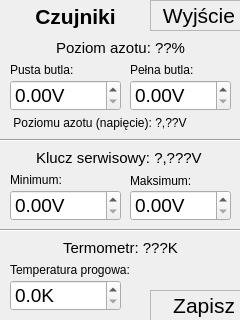
<ui version="4.0" >
 <class>sensorScreen</class>
 <widget class="QMainWindow" name="sensorScreen" >
  <property name="geometry" >
   <rect>
    <x>0</x>
    <y>0</y>
    <width>240</width>
    <height>320</height>
   </rect>
  </property>
  <property name="windowTitle" >
   <string>Okno Zabiegu</string>
  </property>
  <widget class="QWidget" name="centralwidget" >
   <property name="geometry" >
    <rect>
     <x>0</x>
     <y>0</y>
     <width>240</width>
     <height>320</height>
    </rect>
   </property>
   <widget class="QLabel" name="selectLabel" >
    <property name="geometry" >
     <rect>
      <x>150</x>
      <y>290</y>
      <width>91</width>
      <height>31</height>
     </rect>
    </property>
    <property name="font" >
     <font>
      <pointsize>16</pointsize>
     </font>
    </property>
    <property name="focusPolicy" >
     <enum>Qt::NoFocus</enum>
    </property>
    <property name="frameShape" >
     <enum>QFrame::StyledPanel</enum>
    </property>
    <property name="text" >
     <string>Zapisz</string>
    </property>
    <property name="alignment" >
     <set>Qt::AlignRight|Qt::AlignTrailing|Qt::AlignVCenter</set>
    </property>
   </widget>
   <widget class="QLabel" name="backLabel" >
    <property name="geometry" >
     <rect>
      <x>150</x>
      <y>0</y>
      <width>91</width>
      <height>31</height>
     </rect>
    </property>
    <property name="font" >
     <font>
      <pointsize>16</pointsize>
     </font>
    </property>
    <property name="focusPolicy" >
     <enum>Qt::NoFocus</enum>
    </property>
    <property name="frameShape" >
     <enum>QFrame::StyledPanel</enum>
    </property>
    <property name="frameShadow" >
     <enum>QFrame::Plain</enum>
    </property>
    <property name="lineWidth" >
     <number>1</number>
    </property>
    <property name="midLineWidth" >
     <number>0</number>
    </property>
    <property name="text" >
     <string>Wyjście</string>
    </property>
    <property name="scaledContents" >
     <bool>false</bool>
    </property>
    <property name="alignment" >
     <set>Qt::AlignRight|Qt::AlignTrailing|Qt::AlignVCenter</set>
    </property>
   </widget>
   <widget class="QWidget" name="layoutWidget" >
    <property name="geometry" >
     <rect>
      <x>10</x>
      <y>36</y>
      <width>221</width>
      <height>24</height>
     </rect>
    </property>
    <layout class="QHBoxLayout" name="horizontalLayout" >
     <item>
      <spacer name="horizontalSpacer_6" >
       <property name="orientation" >
        <enum>Qt::Horizontal</enum>
       </property>
       <property name="sizeHint" stdset="0" >
        <size>
         <width>38</width>
         <height>17</height>
        </size>
       </property>
      </spacer>
     </item>
     <item>
      <widget class="QLabel" name="levellabel" >
       <property name="font" >
        <font>
         <pointsize>11</pointsize>
        </font>
       </property>
       <property name="text" >
        <string>Poziom azotu: ??%</string>
       </property>
      </widget>
     </item>
     <item>
      <spacer name="horizontalSpacer_3" >
       <property name="orientation" >
        <enum>Qt::Horizontal</enum>
       </property>
       <property name="sizeHint" stdset="0" >
        <size>
         <width>40</width>
         <height>17</height>
        </size>
       </property>
      </spacer>
     </item>
    </layout>
   </widget>
   <widget class="QWidget" name="layoutWidget" >
    <property name="geometry" >
     <rect>
      <x>0</x>
      <y>0</y>
      <width>151</width>
      <height>32</height>
     </rect>
    </property>
    <layout class="QHBoxLayout" name="horizontalLayout_4" >
     <item>
      <spacer name="horizontalSpacer_4" >
       <property name="orientation" >
        <enum>Qt::Horizontal</enum>
       </property>
       <property name="sizeHint" stdset="0" >
        <size>
         <width>23</width>
         <height>18</height>
        </size>
       </property>
      </spacer>
     </item>
     <item>
      <widget class="QLabel" name="menuNameLabel" >
       <property name="font" >
        <font>
         <pointsize>16</pointsize>
         <weight>75</weight>
         <bold>true</bold>
        </font>
       </property>
       <property name="text" >
        <string>Czujniki</string>
       </property>
       <property name="alignment" >
        <set>Qt::AlignCenter</set>
       </property>
      </widget>
     </item>
     <item>
      <spacer name="horizontalSpacer_5" >
       <property name="orientation" >
        <enum>Qt::Horizontal</enum>
       </property>
       <property name="sizeHint" stdset="0" >
        <size>
         <width>28</width>
         <height>17</height>
        </size>
       </property>
      </spacer>
     </item>
    </layout>
   </widget>
   <widget class="QDoubleSpinBox" name="emptyBottleEdit" >
    <property name="geometry" >
     <rect>
      <x>10</x>
      <y>80</y>
      <width>111</width>
      <height>31</height>
     </rect>
    </property>
    <property name="font" >
     <font>
      <pointsize>14</pointsize>
     </font>
    </property>
    <property name="suffix" >
     <string>V</string>
    </property>
    <property name="maximum" >
     <double>2.500000000000000</double>
    </property>
    <property name="singleStep" >
     <double>0.010000000000000</double>
    </property>
   </widget>
   <widget class="QWidget" name="layoutWidget_2" >
    <property name="geometry" >
     <rect>
      <x>10</x>
      <y>60</y>
      <width>111</width>
      <height>20</height>
     </rect>
    </property>
    <layout class="QHBoxLayout" name="horizontalLayout_2" >
     <item>
      <widget class="QLabel" name="emptyBottleLabel" >
       <property name="text" >
        <string>Pusta butla:</string>
       </property>
      </widget>
     </item>
     <item>
      <spacer name="horizontalSpacer_3" >
       <property name="orientation" >
        <enum>Qt::Horizontal</enum>
       </property>
       <property name="sizeHint" stdset="0" >
        <size>
         <width>40</width>
         <height>17</height>
        </size>
       </property>
      </spacer>
     </item>
    </layout>
   </widget>
   <widget class="QWidget" name="layoutWidget_3" >
    <property name="geometry" >
     <rect>
      <x>130</x>
      <y>60</y>
      <width>101</width>
      <height>20</height>
     </rect>
    </property>
    <layout class="QHBoxLayout" name="horizontalLayout_5" >
     <item>
      <widget class="QLabel" name="fullBottleLabel" >
       <property name="text" >
        <string>Pełna butla:</string>
       </property>
      </widget>
     </item>
     <item>
      <spacer name="horizontalSpacer_3" >
       <property name="orientation" >
        <enum>Qt::Horizontal</enum>
       </property>
       <property name="sizeHint" stdset="0" >
        <size>
         <width>40</width>
         <height>17</height>
        </size>
       </property>
      </spacer>
     </item>
    </layout>
   </widget>
   <widget class="QDoubleSpinBox" name="fullBottleEdit" >
    <property name="geometry" >
     <rect>
      <x>130</x>
      <y>80</y>
      <width>101</width>
      <height>31</height>
     </rect>
    </property>
    <property name="font" >
     <font>
      <pointsize>14</pointsize>
     </font>
    </property>
    <property name="suffix" >
     <string>V</string>
    </property>
    <property name="maximum" >
     <double>2.500000000000000</double>
    </property>
    <property name="singleStep" >
     <double>0.010000000000000</double>
    </property>
   </widget>
   <widget class="Line" name="line" >
    <property name="geometry" >
     <rect>
      <x>0</x>
      <y>130</y>
      <width>241</width>
      <height>20</height>
     </rect>
    </property>
    <property name="orientation" >
     <enum>Qt::Horizontal</enum>
    </property>
   </widget>
   <widget class="QWidget" name="layoutWidget_4" >
    <property name="geometry" >
     <rect>
      <x>10</x>
      <y>170</y>
      <width>111</width>
      <height>20</height>
     </rect>
    </property>
    <layout class="QHBoxLayout" name="horizontalLayout_9" >
     <item>
      <widget class="QLabel" name="serviceKeyMinLabel" >
       <property name="text" >
        <string>Minimum:</string>
       </property>
      </widget>
     </item>
     <item>
      <spacer name="horizontalSpacer_3" >
       <property name="orientation" >
        <enum>Qt::Horizontal</enum>
       </property>
       <property name="sizeHint" stdset="0" >
        <size>
         <width>40</width>
         <height>17</height>
        </size>
       </property>
      </spacer>
     </item>
    </layout>
   </widget>
   <widget class="QDoubleSpinBox" name="serviceKeyMinEdit" >
    <property name="geometry" >
     <rect>
      <x>10</x>
      <y>190</y>
      <width>111</width>
      <height>31</height>
     </rect>
    </property>
    <property name="font" >
     <font>
      <pointsize>14</pointsize>
     </font>
    </property>
    <property name="suffix" >
     <string>V</string>
    </property>
    <property name="maximum" >
     <double>2.500000000000000</double>
    </property>
    <property name="singleStep" >
     <double>0.010000000000000</double>
    </property>
   </widget>
   <widget class="QDoubleSpinBox" name="serviceKeyMaxEdit" >
    <property name="geometry" >
     <rect>
      <x>130</x>
      <y>190</y>
      <width>101</width>
      <height>31</height>
     </rect>
    </property>
    <property name="font" >
     <font>
      <pointsize>14</pointsize>
     </font>
    </property>
    <property name="suffix" >
     <string>V</string>
    </property>
    <property name="maximum" >
     <double>2.500000000000000</double>
    </property>
    <property name="singleStep" >
     <double>0.010000000000000</double>
    </property>
   </widget>
   <widget class="QWidget" name="layoutWidget_5" >
    <property name="geometry" >
     <rect>
      <x>10</x>
      <y>146</y>
      <width>221</width>
      <height>24</height>
     </rect>
    </property>
    <layout class="QHBoxLayout" name="horizontalLayout_10" >
     <item>
      <spacer name="horizontalSpacer_6" >
       <property name="orientation" >
        <enum>Qt::Horizontal</enum>
       </property>
       <property name="sizeHint" stdset="0" >
        <size>
         <width>38</width>
         <height>17</height>
        </size>
       </property>
      </spacer>
     </item>
     <item>
      <widget class="QLabel" name="serviceKeyLabel" >
       <property name="font" >
        <font>
         <pointsize>11</pointsize>
        </font>
       </property>
       <property name="text" >
        <string>Klucz serwisowy: ?,???V</string>
       </property>
      </widget>
     </item>
     <item>
      <spacer name="horizontalSpacer_3" >
       <property name="orientation" >
        <enum>Qt::Horizontal</enum>
       </property>
       <property name="sizeHint" stdset="0" >
        <size>
         <width>40</width>
         <height>17</height>
        </size>
       </property>
      </spacer>
     </item>
    </layout>
   </widget>
   <widget class="QWidget" name="layoutWidget_6" >
    <property name="geometry" >
     <rect>
      <x>10</x>
      <y>112</y>
      <width>221</width>
      <height>21</height>
     </rect>
    </property>
    <layout class="QHBoxLayout" name="horizontalLayout_11" >
     <item>
      <widget class="QLabel" name="levelVoltageLabel" >
       <property name="text" >
        <string> Poziomu azotu (napięcie): ?,??V</string>
       </property>
      </widget>
     </item>
     <item>
      <spacer name="horizontalSpacer_3" >
       <property name="orientation" >
        <enum>Qt::Horizontal</enum>
       </property>
       <property name="sizeHint" stdset="0" >
        <size>
         <width>40</width>
         <height>17</height>
        </size>
       </property>
      </spacer>
     </item>
    </layout>
   </widget>
   <widget class="Line" name="line_2" >
    <property name="geometry" >
     <rect>
      <x>0</x>
      <y>220</y>
      <width>241</width>
      <height>20</height>
     </rect>
    </property>
    <property name="orientation" >
     <enum>Qt::Horizontal</enum>
    </property>
   </widget>
   <widget class="QWidget" name="layoutWidget_7" >
    <property name="geometry" >
     <rect>
      <x>10</x>
      <y>236</y>
      <width>221</width>
      <height>24</height>
     </rect>
    </property>
    <layout class="QHBoxLayout" name="horizontalLayout_12" >
     <item>
      <spacer name="horizontalSpacer_6" >
       <property name="orientation" >
        <enum>Qt::Horizontal</enum>
       </property>
       <property name="sizeHint" stdset="0" >
        <size>
         <width>38</width>
         <height>17</height>
        </size>
       </property>
      </spacer>
     </item>
     <item>
      <widget class="QLabel" name="temperatureLabel" >
       <property name="font" >
        <font>
         <pointsize>11</pointsize>
        </font>
       </property>
       <property name="text" >
        <string>Termometr: ???K</string>
       </property>
      </widget>
     </item>
     <item>
      <spacer name="horizontalSpacer_3" >
       <property name="orientation" >
        <enum>Qt::Horizontal</enum>
       </property>
       <property name="sizeHint" stdset="0" >
        <size>
         <width>40</width>
         <height>17</height>
        </size>
       </property>
      </spacer>
     </item>
    </layout>
   </widget>
   <widget class="QDoubleSpinBox" name="temperatureThresholdEdit" >
    <property name="geometry" >
     <rect>
      <x>10</x>
      <y>280</y>
      <width>111</width>
      <height>31</height>
     </rect>
    </property>
    <property name="font" >
     <font>
      <pointsize>14</pointsize>
     </font>
    </property>
    <property name="suffix" >
     <string>K</string>
    </property>
    <property name="decimals" >
     <number>1</number>
    </property>
    <property name="maximum" >
     <double>200.000000000000000</double>
    </property>
    <property name="singleStep" >
     <double>0.100000000000000</double>
    </property>
   </widget>
   <widget class="QWidget" name="layoutWidget_8" >
    <property name="geometry" >
     <rect>
      <x>10</x>
      <y>260</y>
      <width>221</width>
      <height>20</height>
     </rect>
    </property>
    <layout class="QHBoxLayout" name="horizontalLayout_13" >
     <item>
      <widget class="QLabel" name="TemperatureThresholdLabel" >
       <property name="text" >
        <string>Temperatura progowa:</string>
       </property>
      </widget>
     </item>
     <item>
      <spacer name="horizontalSpacer_3" >
       <property name="orientation" >
        <enum>Qt::Horizontal</enum>
       </property>
       <property name="sizeHint" stdset="0" >
        <size>
         <width>40</width>
         <height>17</height>
        </size>
       </property>
      </spacer>
     </item>
    </layout>
   </widget>
   <widget class="QWidget" name="layoutWidget_9" >
    <property name="geometry" >
     <rect>
      <x>130</x>
      <y>170</y>
      <width>101</width>
      <height>21</height>
     </rect>
    </property>
    <layout class="QHBoxLayout" name="horizontalLayout_15" >
     <item>
      <widget class="QLabel" name="serviceKeyMaxLabel_2" >
       <property name="text" >
        <string>Maksimum:</string>
       </property>
      </widget>
     </item>
     <item>
      <spacer name="horizontalSpacer_3" >
       <property name="orientation" >
        <enum>Qt::Horizontal</enum>
       </property>
       <property name="sizeHint" stdset="0" >
        <size>
         <width>40</width>
         <height>17</height>
        </size>
       </property>
      </spacer>
     </item>
    </layout>
   </widget>
  </widget>
 </widget>
 <tabstops>
  <tabstop>selectLabel</tabstop>
  <tabstop>backLabel</tabstop>
 </tabstops>
 <resources/>
 <connections/>
 <slots>
  <slot>levelValue(int)</slot>
  <slot>powerValue(int)</slot>
  <slot>timeValue(QTime)</slot>
 </slots>
</ui>
